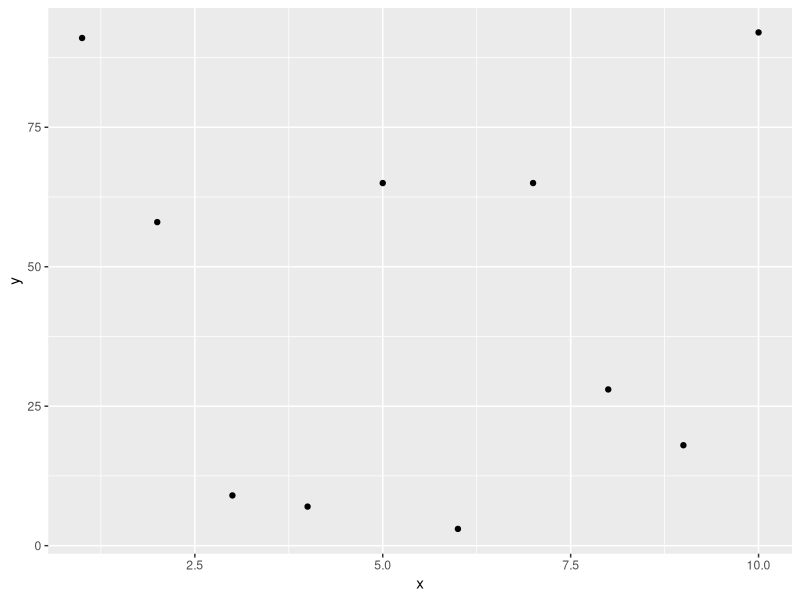
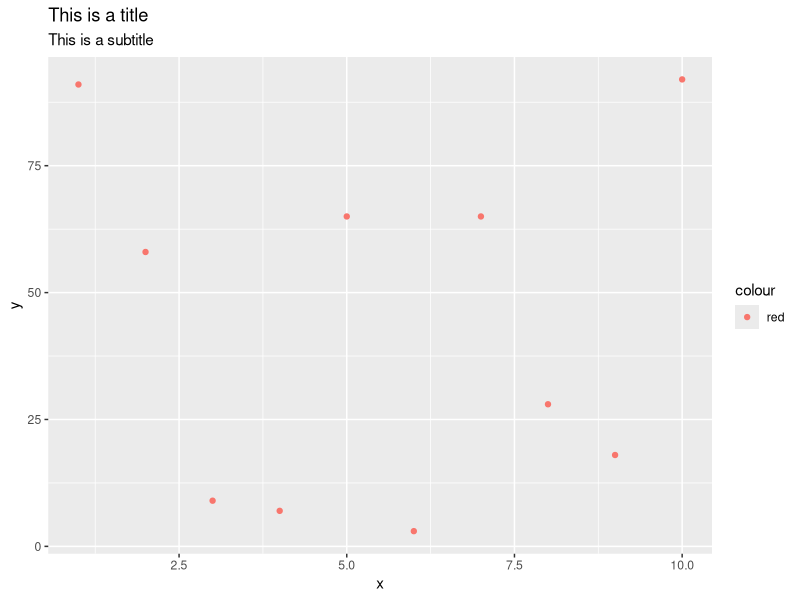
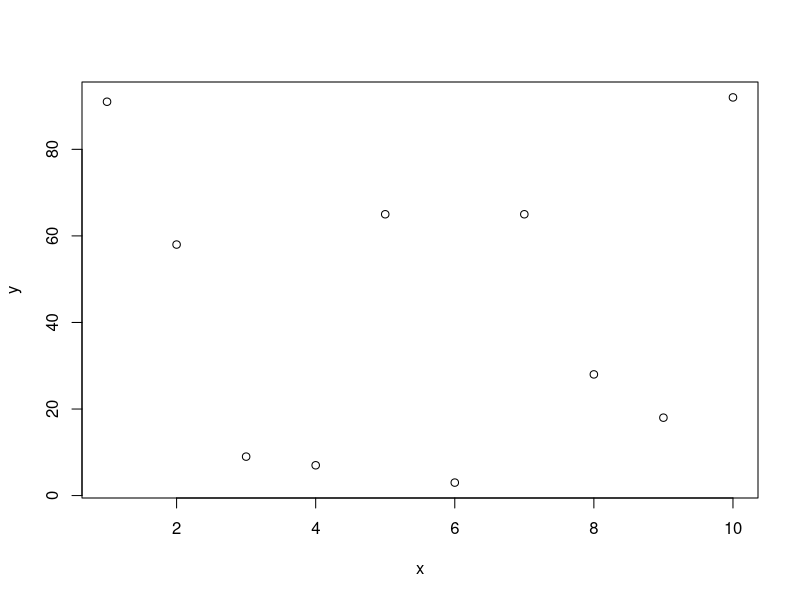
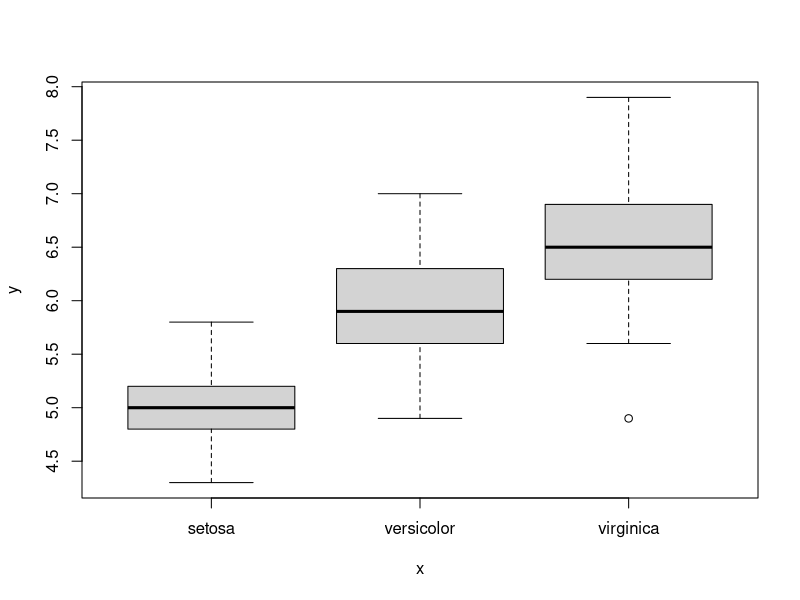

Here is the R script that generated these plots, in order:
## ---- chunk 1
example.vector1 <- 1:10
mean(example.vector1)
## ---- chunk 2
N <- 3
for ( i in 1:N ){
    cat("Processing loop number = ",i,"\n")
}
## ---- chunk 3
for ( outer in 1:3 ){
    cat("Processing Outer Loop #", outer, "\n")
  for ( inner in 1:2 ){
      cat("Processing |_ Inner Loop #", inner, "\n")
    }
}
## ---- chunk 4
N <- 3
while ( N < 10){
    cat("N = ",N,"\n")
    N = N+2
}
## ---- chunk 5
example.vector <- seq(1, 25, by= 2)
# Loop over individual elements in example.vector
for(i in example.vector){
    if( i < 10 ){
        cat(i, "is smaller than 10 \n") 
    } else if ( 10 <= i & i <= 20){
        cat(i, "is in the interval [10,20] \n")
    } else {
        cat(i, "is larger than 20 \n")
    }
}
## ---- chunk 6
# Examples of built in functions 
example.vector1 <- c(5,2,3,7,1,1,2,9,9)

# a function that calculates the mean
mean(example.vector1) 

# a function to index specific values
which(example.vector1==3)
## ---- chunk 7
# the syntax for declaring functions, note the {} after function()
log10_add <- function(input1,input2){   # all the inputs are specified within the ( )
  cat("This is a custom function \n")   
  cat("The inputs are = ",input1,input2,"\n")  # showing you the inputs 
  output <- log10(input1) + log10(input2)       # creating an output within the function
  cat("The output is = ",output,"\n")          # print the output
  return(output)                               # return specifies the output
}

# Now we can call our custom functions like this
log10_add(100,1000)

# Note that the variable output is not created in our workspace 
ls()

# in order to save the result of a function to a variable we have to assign it to a variable
test.output <- log10_add(100,1000)
test.output
## ---- chunk 8
# install.packages("ggplot2")
## ---- chunk 9
library(ggplot2)
require(ggplot2)
## ---- chunk 10
x <- seq(1,10)
y <- sample(1:100,10,replace=T)
ggplot(data.frame(x,y), aes(x,y)) + geom_point()
ggplot(data.frame(x,y), aes(x,y,color="red")) + geom_point() +labs(title="This is a title",subtitle="This is a subtitle")
plot(x,y)
## ---- chunk 11
example.vector1
2 * example.vector1
1 + example.vector1
example.vector1 ^2
## ---- chunk 12
example.matrix1 <- matrix(c(1,1,1,2,2,2), nrow = 2, ncol = 3, byrow= TRUE)
example.matrix1
2 * example.matrix1
example.matrix1 ^ 2
example.matrix1 - 1
## ---- chunk 13
# t() is transposing the matrix
example.matrix1 %*% t(example.matrix1)
# Note the dimensions 2 x 3 %*% 3 x 2  = 2 x 2 
## ---- chunk 14
# creating a diagonal matrix with the first input as values on the diagonal
diag(2,nrow = 3)

# calculating the inverse of a matrix
A <- matrix(c(2,-3,1,0.5),nrow = 2)
solve(A)

# we can check this by 
A %*% solve(A) # which results in an identity matrix 
## ---- chunk 15
x <- 1
y <- 2

browser()

z <- x + y
## ---- chunk 16
plot(iris$Species, iris$Sepal.Length)
## ---- chunk 17
number_double_flips <- 1000
first_flip <- rbinom(n = number_double_flips, size = 1,prob = 0.5)
second_flip <- rbinom(n = number_double_flips, size = 1,prob = 0.5)

sum(first_flip==1 & second_flip==1)/number_double_flips #tails on both flips - I win
sum(second_flip==0)/number_double_flips #heads on second flip - you win
## ---- chunk 18
number_double_flips <- 1000
coin_probs <- seq(0.2, 0.8, length.out = 100)
all_wins <- matrix(0, nrow = length(coin_probs), ncol = 2)

i <- 1
for(prob in coin_probs){
  first_flip <- rbinom(n = number_double_flips, size = 1,prob = prob)
  second_flip <- rbinom(n = number_double_flips, size = 1,prob = prob)

  all_wins[i,1] <- sum(first_flip==1 & second_flip==1)/number_double_flips #tails on both flips - I win
  all_wins[i,2] <- sum(second_flip==0)/number_double_flips #heads on second flip - you win
  i <- i +1
}

ans <- coin_probs[which(all_wins[,1] > all_wins[,2])[1]]
## ---- chunk 19
number_double_flips <- 1000
coin_probs <- seq(0.2, 0.8, length.out = 100)
all_wins <- matrix(0, nrow = length(coin_probs), ncol = 2)

i <- 1
for(prob in coin_probs){
  first_flip <- rbinom(n = number_double_flips, size = 1,prob = 0.55)
  second_flip <- rbinom(n = number_double_flips, size = 1,prob = prob)

  all_wins[i,1] <- sum(first_flip==1 & second_flip==1)/number_double_flips #tails on both flips - I win
  all_wins[i,2] <- sum(second_flip==0)/number_double_flips #heads on second flip - you win
  i <- i +1
}

ans <- coin_probs[which(all_wins[,1] > all_wins[,2])[1]]
